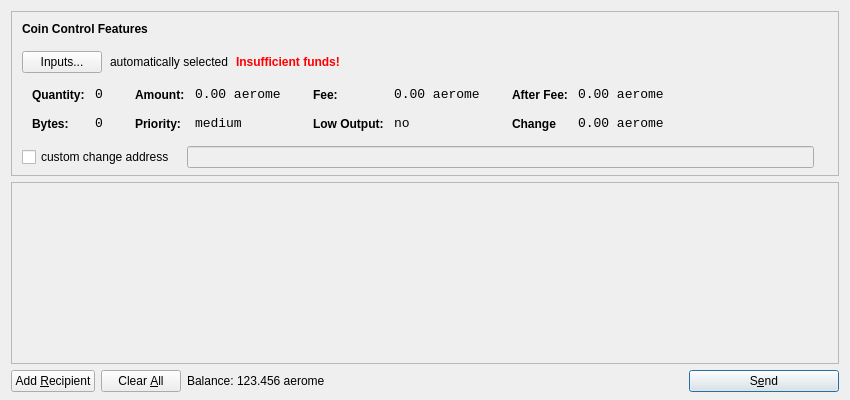
<?xml version="1.0" encoding="UTF-8"?>
<ui version="4.0">
 <class>SendCoinsDialog</class>
 <widget class="QDialog" name="SendCoinsDialog">
  <property name="geometry">
   <rect>
    <x>0</x>
    <y>0</y>
    <width>850</width>
    <height>400</height>
   </rect>
  </property>
  <property name="windowTitle">
   <string>Send Coins</string>
  </property>
  <layout class="QVBoxLayout" name="verticalLayout" stretch="0,1,0">
   <property name="bottomMargin">
    <number>8</number>
   </property>
   <item>
    <widget class="QFrame" name="frameCoinControl">
     <property name="sizePolicy">
      <sizepolicy hsizetype="Expanding" vsizetype="Expanding">
       <horstretch>0</horstretch>
       <verstretch>0</verstretch>
      </sizepolicy>
     </property>
     <property name="maximumSize">
      <size>
       <width>16777215</width>
       <height>16777215</height>
      </size>
     </property>
     <property name="frameShape">
      <enum>QFrame::StyledPanel</enum>
     </property>
     <property name="frameShadow">
      <enum>QFrame::Sunken</enum>
     </property>
     <layout class="QVBoxLayout" name="verticalLayoutCoinControl2">
      <property name="spacing">
       <number>-1</number>
      </property>
      <property name="leftMargin">
       <number>0</number>
      </property>
      <property name="topMargin">
       <number>0</number>
      </property>
      <property name="rightMargin">
       <number>0</number>
      </property>
      <property name="bottomMargin">
       <number>6</number>
      </property>
      <item>
       <layout class="QVBoxLayout" name="verticalLayoutCoinControl" stretch="0,0,0,0,1">
        <property name="spacing">
         <number>0</number>
        </property>
        <property name="leftMargin">
         <number>10</number>
        </property>
        <property name="topMargin">
         <number>10</number>
        </property>
        <item>
         <layout class="QHBoxLayout" name="horizontalLayoutCoinControl1">
          <property name="bottomMargin">
           <number>15</number>
          </property>
          <item>
           <widget class="QLabel" name="labelCoinControlFeatures">
            <property name="sizePolicy">
             <sizepolicy hsizetype="Preferred" vsizetype="Maximum">
              <horstretch>0</horstretch>
              <verstretch>0</verstretch>
             </sizepolicy>
            </property>
            <property name="font">
             <font>
              <weight>75</weight>
              <bold>true</bold>
             </font>
            </property>
            <property name="styleSheet">
             <string notr="true">font-weight:bold;</string>
            </property>
            <property name="text">
             <string>Coin Control Features</string>
            </property>
           </widget>
          </item>
         </layout>
        </item>
        <item>
         <layout class="QHBoxLayout" name="horizontalLayoutCoinControl2" stretch="0,0,0,0">
          <property name="spacing">
           <number>8</number>
          </property>
          <property name="bottomMargin">
           <number>10</number>
          </property>
          <item>
           <widget class="QPushButton" name="pushButtonCoinControl">
            <property name="styleSheet">
             <string notr="true"/>
            </property>
            <property name="text">
             <string>Inputs...</string>
            </property>
           </widget>
          </item>
          <item>
           <widget class="QLabel" name="labelCoinControlAutomaticallySelected">
            <property name="text">
             <string>automatically selected</string>
            </property>
            <property name="margin">
             <number>5</number>
            </property>
           </widget>
          </item>
          <item>
           <widget class="QLabel" name="labelCoinControlInsuffFunds">
            <property name="font">
             <font>
              <weight>75</weight>
              <bold>true</bold>
             </font>
            </property>
            <property name="styleSheet">
             <string notr="true">color:red;font-weight:bold;</string>
            </property>
            <property name="text">
             <string>Insufficient funds!</string>
            </property>
            <property name="margin">
             <number>5</number>
            </property>
           </widget>
          </item>
          <item>
           <spacer name="horizontalSpacerCoinControl">
            <property name="orientation">
             <enum>Qt::Horizontal</enum>
            </property>
            <property name="sizeHint" stdset="0">
             <size>
              <width>40</width>
              <height>1</height>
             </size>
            </property>
           </spacer>
          </item>
         </layout>
        </item>
        <item>
         <widget class="QWidget" name="widgetCoinControl" native="true">
          <property name="sizePolicy">
           <sizepolicy hsizetype="Preferred" vsizetype="Preferred">
            <horstretch>0</horstretch>
            <verstretch>0</verstretch>
           </sizepolicy>
          </property>
          <property name="minimumSize">
           <size>
            <width>0</width>
            <height>0</height>
           </size>
          </property>
          <property name="styleSheet">
           <string notr="true"/>
          </property>
          <layout class="QHBoxLayout" name="horizontalLayoutCoinControl5">
           <property name="margin">
            <number>0</number>
           </property>
           <item>
            <layout class="QHBoxLayout" name="horizontalLayoutCoinControl3" stretch="0,0,0,1">
             <property name="spacing">
              <number>20</number>
             </property>
             <property name="topMargin">
              <number>0</number>
             </property>
             <property name="bottomMargin">
              <number>10</number>
             </property>
             <item>
              <layout class="QFormLayout" name="formLayoutCoinControl1">
               <property name="horizontalSpacing">
                <number>10</number>
               </property>
               <property name="verticalSpacing">
                <number>14</number>
               </property>
               <property name="leftMargin">
                <number>10</number>
               </property>
               <property name="topMargin">
                <number>4</number>
               </property>
               <property name="rightMargin">
                <number>6</number>
               </property>
               <item row="0" column="0">
                <widget class="QLabel" name="labelCoinControlQuantityText">
                 <property name="styleSheet">
                  <string notr="true">font-weight:bold;</string>
                 </property>
                 <property name="text">
                  <string>Quantity:</string>
                 </property>
                 <property name="margin">
                  <number>0</number>
                 </property>
                </widget>
               </item>
               <item row="0" column="1">
                <widget class="QLabel" name="labelCoinControlQuantity">
                 <property name="font">
                  <font>
                   <family>Monospace</family>
                   <pointsize>10</pointsize>
                  </font>
                 </property>
                 <property name="cursor">
                  <cursorShape>IBeamCursor</cursorShape>
                 </property>
                 <property name="contextMenuPolicy">
                  <enum>Qt::ActionsContextMenu</enum>
                 </property>
                 <property name="text">
                  <string>0</string>
                 </property>
                 <property name="margin">
                  <number>0</number>
                 </property>
                 <property name="textInteractionFlags">
                  <set>Qt::LinksAccessibleByMouse|Qt::TextSelectableByKeyboard|Qt::TextSelectableByMouse</set>
                 </property>
                </widget>
               </item>
               <item row="1" column="0">
                <widget class="QLabel" name="labelCoinControlBytesText">
                 <property name="styleSheet">
                  <string notr="true">font-weight:bold;</string>
                 </property>
                 <property name="text">
                  <string>Bytes:</string>
                 </property>
                </widget>
               </item>
               <item row="1" column="1">
                <widget class="QLabel" name="labelCoinControlBytes">
                 <property name="font">
                  <font>
                   <family>Monospace</family>
                   <pointsize>10</pointsize>
                  </font>
                 </property>
                 <property name="cursor">
                  <cursorShape>IBeamCursor</cursorShape>
                 </property>
                 <property name="contextMenuPolicy">
                  <enum>Qt::ActionsContextMenu</enum>
                 </property>
                 <property name="text">
                  <string>0</string>
                 </property>
                 <property name="textInteractionFlags">
                  <set>Qt::LinksAccessibleByMouse|Qt::TextSelectableByKeyboard|Qt::TextSelectableByMouse</set>
                 </property>
                </widget>
               </item>
              </layout>
             </item>
             <item>
              <layout class="QFormLayout" name="formLayoutCoinControl2">
               <property name="horizontalSpacing">
                <number>10</number>
               </property>
               <property name="verticalSpacing">
                <number>14</number>
               </property>
               <property name="leftMargin">
                <number>6</number>
               </property>
               <property name="topMargin">
                <number>4</number>
               </property>
               <property name="rightMargin">
                <number>6</number>
               </property>
               <item row="0" column="0">
                <widget class="QLabel" name="labelCoinControlAmountText">
                 <property name="styleSheet">
                  <string notr="true">font-weight:bold;</string>
                 </property>
                 <property name="text">
                  <string>Amount:</string>
                 </property>
                 <property name="margin">
                  <number>0</number>
                 </property>
                </widget>
               </item>
               <item row="0" column="1">
                <widget class="QLabel" name="labelCoinControlAmount">
                 <property name="font">
                  <font>
                   <family>Monospace</family>
                   <pointsize>10</pointsize>
                  </font>
                 </property>
                 <property name="cursor">
                  <cursorShape>IBeamCursor</cursorShape>
                 </property>
                 <property name="contextMenuPolicy">
                  <enum>Qt::ActionsContextMenu</enum>
                 </property>
                 <property name="text">
                  <string>0.00 aerome</string>
                 </property>
                 <property name="textInteractionFlags">
                  <set>Qt::LinksAccessibleByMouse|Qt::TextSelectableByKeyboard|Qt::TextSelectableByMouse</set>
                 </property>
                </widget>
               </item>
               <item row="1" column="0">
                <widget class="QLabel" name="labelCoinControlPriorityText">
                 <property name="styleSheet">
                  <string notr="true">font-weight:bold;</string>
                 </property>
                 <property name="text">
                  <string>Priority:</string>
                 </property>
                </widget>
               </item>
               <item row="1" column="1">
                <widget class="QLabel" name="labelCoinControlPriority">
                 <property name="font">
                  <font>
                   <family>Monospace</family>
                   <pointsize>10</pointsize>
                  </font>
                 </property>
                 <property name="cursor">
                  <cursorShape>IBeamCursor</cursorShape>
                 </property>
                 <property name="contextMenuPolicy">
                  <enum>Qt::ActionsContextMenu</enum>
                 </property>
                 <property name="text">
                  <string>medium</string>
                 </property>
                 <property name="textInteractionFlags">
                  <set>Qt::LinksAccessibleByMouse|Qt::TextSelectableByKeyboard|Qt::TextSelectableByMouse</set>
                 </property>
                </widget>
               </item>
              </layout>
             </item>
             <item>
              <layout class="QFormLayout" name="formLayoutCoinControl3">
               <property name="horizontalSpacing">
                <number>10</number>
               </property>
               <property name="verticalSpacing">
                <number>14</number>
               </property>
               <property name="leftMargin">
                <number>6</number>
               </property>
               <property name="topMargin">
                <number>4</number>
               </property>
               <property name="rightMargin">
                <number>6</number>
               </property>
               <item row="0" column="0">
                <widget class="QLabel" name="labelCoinControlFeeText">
                 <property name="styleSheet">
                  <string notr="true">font-weight:bold;</string>
                 </property>
                 <property name="text">
                  <string>Fee:</string>
                 </property>
                 <property name="margin">
                  <number>0</number>
                 </property>
                </widget>
               </item>
               <item row="0" column="1">
                <widget class="QLabel" name="labelCoinControlFee">
                 <property name="font">
                  <font>
                   <family>Monospace</family>
                   <pointsize>10</pointsize>
                  </font>
                 </property>
                 <property name="cursor">
                  <cursorShape>IBeamCursor</cursorShape>
                 </property>
                 <property name="contextMenuPolicy">
                  <enum>Qt::ActionsContextMenu</enum>
                 </property>
                 <property name="text">
                  <string>0.00 aerome</string>
                 </property>
                 <property name="textInteractionFlags">
                  <set>Qt::LinksAccessibleByMouse|Qt::TextSelectableByKeyboard|Qt::TextSelectableByMouse</set>
                 </property>
                </widget>
               </item>
               <item row="1" column="0">
                <widget class="QLabel" name="labelCoinControlLowOutputText">
                 <property name="styleSheet">
                  <string notr="true">font-weight:bold;</string>
                 </property>
                 <property name="text">
                  <string>Low Output:</string>
                 </property>
                </widget>
               </item>
               <item row="1" column="1">
                <widget class="QLabel" name="labelCoinControlLowOutput">
                 <property name="font">
                  <font>
                   <family>Monospace</family>
                   <pointsize>10</pointsize>
                  </font>
                 </property>
                 <property name="cursor">
                  <cursorShape>IBeamCursor</cursorShape>
                 </property>
                 <property name="contextMenuPolicy">
                  <enum>Qt::ActionsContextMenu</enum>
                 </property>
                 <property name="text">
                  <string>no</string>
                 </property>
                 <property name="textInteractionFlags">
                  <set>Qt::LinksAccessibleByMouse|Qt::TextSelectableByKeyboard|Qt::TextSelectableByMouse</set>
                 </property>
                </widget>
               </item>
              </layout>
             </item>
             <item>
              <layout class="QFormLayout" name="formLayoutCoinControl4">
               <property name="horizontalSpacing">
                <number>10</number>
               </property>
               <property name="verticalSpacing">
                <number>14</number>
               </property>
               <property name="leftMargin">
                <number>6</number>
               </property>
               <property name="topMargin">
                <number>4</number>
               </property>
               <property name="rightMargin">
                <number>6</number>
               </property>
               <item row="0" column="0">
                <widget class="QLabel" name="labelCoinControlAfterFeeText">
                 <property name="styleSheet">
                  <string notr="true">font-weight:bold;</string>
                 </property>
                 <property name="text">
                  <string>After Fee:</string>
                 </property>
                 <property name="margin">
                  <number>0</number>
                 </property>
                </widget>
               </item>
               <item row="0" column="1">
                <widget class="QLabel" name="labelCoinControlAfterFee">
                 <property name="font">
                  <font>
                   <family>Monospace</family>
                   <pointsize>10</pointsize>
                  </font>
                 </property>
                 <property name="cursor">
                  <cursorShape>IBeamCursor</cursorShape>
                 </property>
                 <property name="contextMenuPolicy">
                  <enum>Qt::ActionsContextMenu</enum>
                 </property>
                 <property name="text">
                  <string>0.00 aerome</string>
                 </property>
                 <property name="textInteractionFlags">
                  <set>Qt::LinksAccessibleByMouse|Qt::TextSelectableByKeyboard|Qt::TextSelectableByMouse</set>
                 </property>
                </widget>
               </item>
               <item row="1" column="0">
                <widget class="QLabel" name="labelCoinControlChangeText">
                 <property name="styleSheet">
                  <string notr="true">font-weight:bold;</string>
                 </property>
                 <property name="text">
                  <string>Change</string>
                 </property>
                </widget>
               </item>
               <item row="1" column="1">
                <widget class="QLabel" name="labelCoinControlChange">
                 <property name="font">
                  <font>
                   <family>Monospace</family>
                   <pointsize>10</pointsize>
                  </font>
                 </property>
                 <property name="cursor">
                  <cursorShape>IBeamCursor</cursorShape>
                 </property>
                 <property name="contextMenuPolicy">
                  <enum>Qt::ActionsContextMenu</enum>
                 </property>
                 <property name="text">
                  <string>0.00 aerome</string>
                 </property>
                 <property name="textInteractionFlags">
                  <set>Qt::LinksAccessibleByMouse|Qt::TextSelectableByKeyboard|Qt::TextSelectableByMouse</set>
                 </property>
                </widget>
               </item>
              </layout>
             </item>
            </layout>
           </item>
          </layout>
         </widget>
        </item>
        <item>
         <layout class="QHBoxLayout" name="horizontalLayoutCoinControl4" stretch="0,0,0">
          <property name="spacing">
           <number>12</number>
          </property>
          <property name="sizeConstraint">
           <enum>QLayout::SetDefaultConstraint</enum>
          </property>
          <property name="topMargin">
           <number>5</number>
          </property>
          <property name="rightMargin">
           <number>5</number>
          </property>
          <item>
           <widget class="QCheckBox" name="checkBoxCoinControlChange">
            <property name="text">
             <string>custom change address</string>
            </property>
           </widget>
          </item>
          <item>
           <widget class="QLineEdit" name="lineEditCoinControlChange">
            <property name="enabled">
             <bool>false</bool>
            </property>
            <property name="sizePolicy">
             <sizepolicy hsizetype="Expanding" vsizetype="Fixed">
              <horstretch>0</horstretch>
              <verstretch>0</verstretch>
             </sizepolicy>
            </property>
           </widget>
          </item>
          <item>
           <widget class="QLabel" name="labelCoinControlChangeLabel">
            <property name="sizePolicy">
             <sizepolicy hsizetype="Preferred" vsizetype="Expanding">
              <horstretch>0</horstretch>
              <verstretch>0</verstretch>
             </sizepolicy>
            </property>
            <property name="minimumSize">
             <size>
              <width>0</width>
              <height>0</height>
             </size>
            </property>
            <property name="text">
             <string/>
            </property>
            <property name="margin">
             <number>3</number>
            </property>
           </widget>
          </item>
         </layout>
        </item>
        <item>
         <spacer name="verticalSpacerCoinControl">
          <property name="orientation">
           <enum>Qt::Vertical</enum>
          </property>
          <property name="sizeHint" stdset="0">
           <size>
            <width>800</width>
            <height>1</height>
           </size>
          </property>
         </spacer>
        </item>
       </layout>
      </item>
     </layout>
    </widget>
   </item>
   <item>
    <widget class="QScrollArea" name="scrollArea">
     <property name="widgetResizable">
      <bool>true</bool>
     </property>
     <widget class="QWidget" name="scrollAreaWidgetContents">
      <property name="geometry">
       <rect>
        <x>0</x>
        <y>0</y>
        <width>830</width>
        <height>165</height>
       </rect>
      </property>
      <layout class="QVBoxLayout" name="verticalLayout_2">
       <property name="margin">
        <number>0</number>
       </property>
       <item>
        <layout class="QVBoxLayout" name="entries">
         <property name="spacing">
          <number>6</number>
         </property>
        </layout>
       </item>
       <item>
        <spacer name="verticalSpacer">
         <property name="orientation">
          <enum>Qt::Vertical</enum>
         </property>
         <property name="sizeHint" stdset="0">
          <size>
           <width>20</width>
           <height>40</height>
          </size>
         </property>
        </spacer>
       </item>
      </layout>
     </widget>
    </widget>
   </item>
   <item>
    <layout class="QHBoxLayout" name="horizontalLayout">
     <item>
      <widget class="QPushButton" name="addButton">
       <property name="toolTip">
        <string>Send to multiple recipients at once</string>
       </property>
       <property name="text">
        <string>Add &amp;Recipient</string>
       </property>
       <property name="icon">
        <iconset resource="../bitcoin.qrc">
         <normaloff>:/icons/add</normaloff>:/icons/add</iconset>
       </property>
       <property name="autoDefault">
        <bool>false</bool>
       </property>
      </widget>
     </item>
     <item>
      <widget class="QPushButton" name="clearButton">
       <property name="sizePolicy">
        <sizepolicy hsizetype="Minimum" vsizetype="Fixed">
         <horstretch>0</horstretch>
         <verstretch>0</verstretch>
        </sizepolicy>
       </property>
       <property name="toolTip">
        <string>Remove all transaction fields</string>
       </property>
       <property name="text">
        <string>Clear &amp;All</string>
       </property>
       <property name="icon">
        <iconset resource="../bitcoin.qrc">
         <normaloff>:/icons/remove</normaloff>:/icons/remove</iconset>
       </property>
       <property name="autoRepeatDelay">
        <number>300</number>
       </property>
       <property name="autoDefault">
        <bool>false</bool>
       </property>
      </widget>
     </item>
     <item>
      <layout class="QHBoxLayout" name="horizontalLayout_2">
       <property name="spacing">
        <number>3</number>
       </property>
       <item>
        <widget class="QLabel" name="label">
         <property name="sizePolicy">
          <sizepolicy hsizetype="Preferred" vsizetype="Fixed">
           <horstretch>0</horstretch>
           <verstretch>0</verstretch>
          </sizepolicy>
         </property>
         <property name="text">
          <string>Balance:</string>
         </property>
        </widget>
       </item>
       <item>
        <widget class="QLabel" name="labelBalance">
         <property name="sizePolicy">
          <sizepolicy hsizetype="Preferred" vsizetype="Fixed">
           <horstretch>0</horstretch>
           <verstretch>0</verstretch>
          </sizepolicy>
         </property>
         <property name="cursor">
          <cursorShape>IBeamCursor</cursorShape>
         </property>
         <property name="text">
          <string>123.456 aerome</string>
         </property>
         <property name="textInteractionFlags">
          <set>Qt::LinksAccessibleByMouse|Qt::TextSelectableByKeyboard|Qt::TextSelectableByMouse</set>
         </property>
        </widget>
       </item>
      </layout>
     </item>
     <item>
      <spacer name="horizontalSpacer">
       <property name="orientation">
        <enum>Qt::Horizontal</enum>
       </property>
       <property name="sizeHint" stdset="0">
        <size>
         <width>40</width>
         <height>20</height>
        </size>
       </property>
      </spacer>
     </item>
     <item>
      <widget class="QPushButton" name="sendButton">
       <property name="minimumSize">
        <size>
         <width>150</width>
         <height>0</height>
        </size>
       </property>
       <property name="toolTip">
        <string>Confirm the send action</string>
       </property>
       <property name="text">
        <string>S&amp;end</string>
       </property>
       <property name="icon">
        <iconset resource="../bitcoin.qrc">
         <normaloff>:/icons/send</normaloff>:/icons/send</iconset>
       </property>
       <property name="default">
        <bool>true</bool>
       </property>
      </widget>
     </item>
    </layout>
   </item>
  </layout>
 </widget>
 <resources>
  <include location="../bitcoin.qrc"/>
 </resources>
 <connections/>
</ui>
